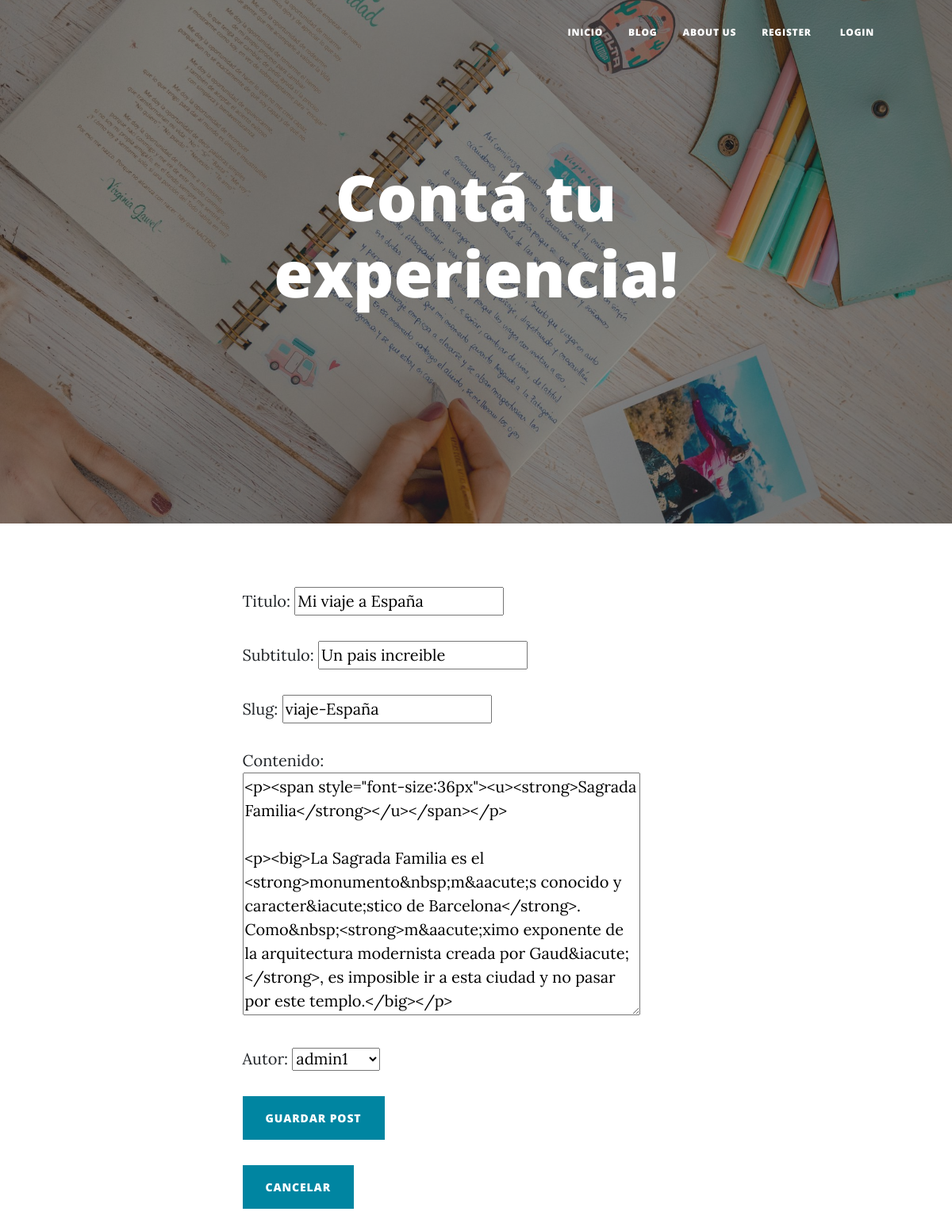
The app's page /AppViajes/editar_post/1, older data.
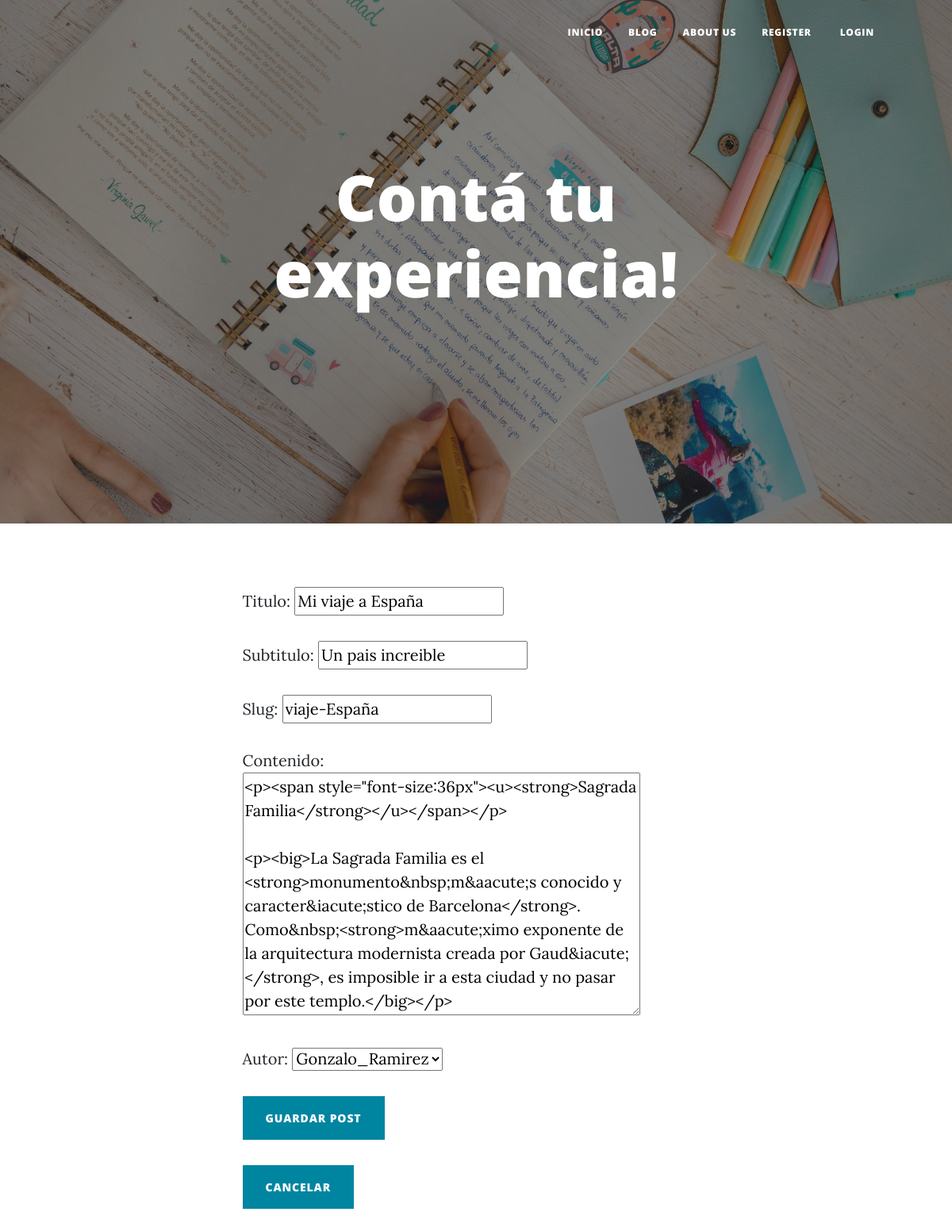
The same page, newer data.
### AppViajes/models.py (models this page shows, shortened)
class Post(models.Model):
    id=models.AutoField(primary_key= True)
    titulo=models.CharField('Titulo',max_length=50,null= False, blank= False)
    subtitulo=models.CharField('Subtitulo',max_length=30)
    slug=models.CharField('Slug',max_length=100,null= False, blank= False)
    contenido=RichTextField()
    autor=models.ForeignKey(User, on_delete=models.CASCADE)
    fecha_creacion=models.DateField('Fecha de creación', auto_now=False, auto_now_add=True)

### AppViajes/views.py (the view)
# urls.py: path('editar_post/<int:pk>',EditarPost.as_view(),name="Editar_post"),
class EditarPost(UpdateView):
    model = Post
    template_name = 'AppViajes/post_form.html'
    form_class = PostForm
    success_url = '/AppViajes/listar_post'

### AppViajes/forms.py
class PostForm(forms.ModelForm):
    class Meta:
        model = Post
        fields = ['titulo', 'subtitulo', 'slug', 'contenido', 'autor']

### templates/AppViajes/post_form.html (shortened to what this page needs)
{% extends 'AppViajes/index.html'%}
{% load static %}
{% block titulo_principal%}
Contá tu experiencia!
{% endblock titulo_principal %}
{% block imagen%}
{% static 'AppViajes/assets/img/Cuaderno-de-viaje-scaled.jpg'%}
{% endblock imagen %}
{%block contenido%}
<p>
  <form method="POST">
      {{ form.as_p }}
      <input type="submit" class="btn btn-primary text-uppercase" value="Guardar Post">
    </form>
</p>
<a class="btn btn-primary "   href="{% url 'AppViajes:listar_post'%}">CANCELAR </a>
{%endblock contenido%}

Row changes from the older to the newer data that the page shows:
changed Post "Mi viaje a España": autor "admin1" → "Gonzalo_Ramirez"
